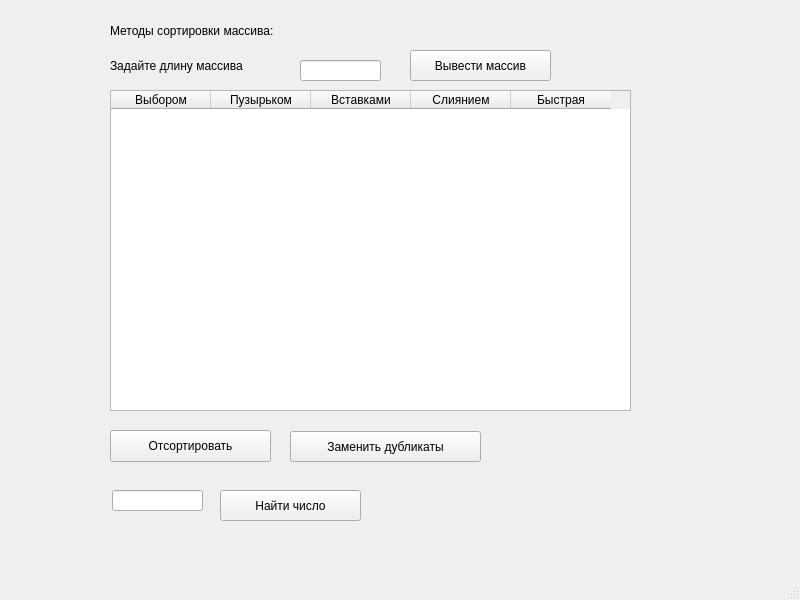
<?xml version="1.0" encoding="UTF-8"?>
<ui version="4.0">
 <class>MainWindow</class>
 <widget class="QMainWindow" name="MainWindow">
  <property name="geometry">
   <rect>
    <x>0</x>
    <y>0</y>
    <width>800</width>
    <height>600</height>
   </rect>
  </property>
  <property name="windowTitle">
   <string>MainWindow</string>
  </property>
  <widget class="QWidget" name="centralwidget">
   <widget class="QTableWidget" name="tableWidget">
    <property name="geometry">
     <rect>
      <x>110</x>
      <y>90</y>
      <width>521</width>
      <height>321</height>
     </rect>
    </property>
    <column>
     <property name="text">
      <string>Выбором</string>
     </property>
    </column>
    <column>
     <property name="text">
      <string>Пузырьком</string>
     </property>
    </column>
    <column>
     <property name="text">
      <string>Вставками</string>
     </property>
    </column>
    <column>
     <property name="text">
      <string>Слиянием</string>
     </property>
    </column>
    <column>
     <property name="text">
      <string>Быстрая</string>
     </property>
    </column>
   </widget>
   <widget class="QPushButton" name="pushButton">
    <property name="geometry">
     <rect>
      <x>110</x>
      <y>430</y>
      <width>161</width>
      <height>32</height>
     </rect>
    </property>
    <property name="text">
     <string>Отсортировать</string>
    </property>
   </widget>
   <widget class="QLabel" name="label">
    <property name="geometry">
     <rect>
      <x>110</x>
      <y>20</y>
      <width>261</width>
      <height>21</height>
     </rect>
    </property>
    <property name="text">
     <string>Методы сортировки массива:</string>
    </property>
   </widget>
   <widget class="QLineEdit" name="lineEdit">
    <property name="geometry">
     <rect>
      <x>112</x>
      <y>490</y>
      <width>91</width>
      <height>21</height>
     </rect>
    </property>
   </widget>
   <widget class="QPushButton" name="pushButton_find">
    <property name="geometry">
     <rect>
      <x>220</x>
      <y>490</y>
      <width>141</width>
      <height>31</height>
     </rect>
    </property>
    <property name="text">
     <string>Найти число</string>
    </property>
   </widget>
   <widget class="QLabel" name="label_number">
    <property name="geometry">
     <rect>
      <x>390</x>
      <y>490</y>
      <width>261</width>
      <height>21</height>
     </rect>
    </property>
    <property name="text">
     <string/>
    </property>
   </widget>
   <widget class="QLineEdit" name="lineEdit_lenght">
    <property name="geometry">
     <rect>
      <x>300</x>
      <y>60</y>
      <width>81</width>
      <height>21</height>
     </rect>
    </property>
   </widget>
   <widget class="QLabel" name="label_2">
    <property name="geometry">
     <rect>
      <x>110</x>
      <y>50</y>
      <width>171</width>
      <height>31</height>
     </rect>
    </property>
    <property name="text">
     <string>Задайте длину массива</string>
    </property>
   </widget>
   <widget class="QPushButton" name="pushButton_view">
    <property name="geometry">
     <rect>
      <x>410</x>
      <y>50</y>
      <width>141</width>
      <height>31</height>
     </rect>
    </property>
    <property name="text">
     <string>Вывести массив</string>
    </property>
   </widget>
   <widget class="QPushButton" name="pushButton_delete">
    <property name="geometry">
     <rect>
      <x>290</x>
      <y>431</y>
      <width>191</width>
      <height>31</height>
     </rect>
    </property>
    <property name="text">
     <string>Заменить дубликаты</string>
    </property>
   </widget>
  </widget>
  <widget class="QMenuBar" name="menubar">
   <property name="geometry">
    <rect>
     <x>0</x>
     <y>0</y>
     <width>800</width>
     <height>22</height>
    </rect>
   </property>
  </widget>
  <widget class="QStatusBar" name="statusbar"/>
 </widget>
 <resources/>
 <connections/>
</ui>
